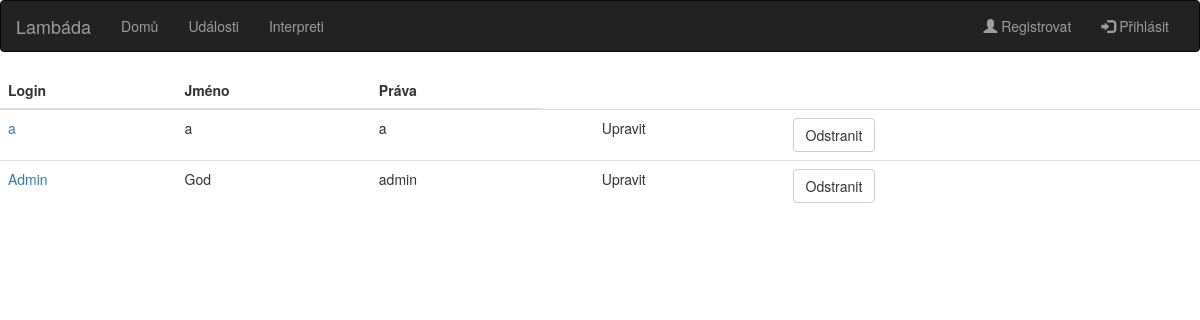
Before: /uzivatele.php with the older database file.
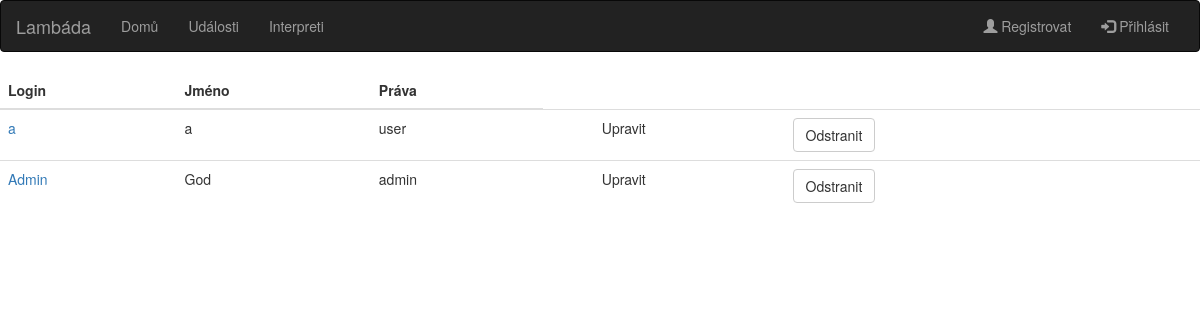
After: the same page with the newer database file.
### tables this page shows
CREATE TABLE uzivatel (
  login VARCHAR(30) NOT NULL,
  heslo VARCHAR(30) NOT NULL, 
  jmeno VARCHAR(50) NOT NULL,
  mesto VARCHAR(30),
  email VARCHAR(50) NOT NULL,
  tel_cislo VARCHAR(20),
  prava VARCHAR(10) DEFAULT 'user'
);

### uzivatele.php (the view, shortened to what this page needs)
<!DOCTYPE html>
<html>
	<head>
		<link rel="stylesheet" href="https://maxcdn.bootstrapcdn.com/bootstrap/3.3.7/css/bootstrap.min.css">
	</head>
	<body>
		<?php include 'database.php'; ?>
		<nav class="navbar navbar-inverse">
			<div class="container-fluid">
				<div class="navbar-header">
					<a class="navbar-brand" href="index.php">Lambáda</a>
				</div>
				<div class="collapse navbar-collapse" id="myNavbar">
					<ul class="nav navbar-nav">
						<li><a href="index.php">Domů</a></li>
						<li><a href="udalosti.php">Události</a></li>
						<li><a href="interpreti.php">Interpreti</a></li>
					</ul>
					<ul class="nav navbar-nav navbar-right <?php if (isset($_SESSION['uzivatel'])) echo hidden?>">
						<li><a href="registration.php"><span class="glyphicon glyphicon-user"></span> Registrovat</a></li>
						<li><a href="#" data-toggle="popover" title="Přihlášení" data-placement="bottom" data-html="true" data-content='<?=$loginForm?>'><span class="glyphicon glyphicon-log-in"></span> Přihlásit</a></li>
					</ul>
				</div>
			</div>
		</nav>
		<?php
			$sql = "SELECT * FROM uzivatel ORDER BY login";
			$result = $conn->query($sql);
			if ($result->num_rows > 0) {
				echo "<table class='table table-hover'>";
				echo "<thead><tr><th>Login</th><th>Jméno</th><th>Práva</th></tr></thead>";
				echo "<tbody>";
				while($row = $result->fetch_assoc()) {
				echo "<tr>";
				echo "<td><a href='profil.php?login=" . $row["login"] . "'>" . $row["login"] . "</a></td>";
				echo "<td>" . $row["jmeno"] . "</td>";
				echo "<td>" . $row["prava"] . "</td>";
				echo "<td>" . "" . "</td>";
				echo "<td>" . "Upravit" . "</td>";
				echo "<td><form action='' method='post'><button type='submit' name='remove' value='" . $row["login"] . "' class='btn btn-default'>Odstranit</button></form></td>";
				echo "<td>" . "" . "</td>";
				echo "<td>" . "" . "</td>";
				echo "</tr>";
				}
				echo "</tbody>";
				echo "</table>";
			}
		?>

### database.php (shortened to what this page needs)
<html>
	<head>
	</head>
	<body>
		<?php
			$loginFail = "false";
			if ($loginFail == "true"){
				$loginForm = '<div class="container">
							<form action='.$_SERVER["PHP_SELF"].' class="form-horizontal" method="post">
								<div class="form-group row">
									<label class="col-sm-2" for="username">Login:</label>
								</div>
								<div class="form-group row">
									<div class="col-sm-2">
										<input type="text" class="form-control" id="login" name="login" required>
									</div>
								</div>
								<div class="form-group row">
									<label class="col-sm-2" for="pwd">Heslo:</label>
								</div>
								<div class="form-group row">
									<div class="col-sm-2">
										<input type="password" class="form-control" id="pwdlogin" name="pwdlogin" required>
									</div>
								</div>
								<div class="form-grouop row">
									<div class="col-sm-10">
										<label class="text-danger" id="loginLabel">Špatné přihlašovací údaje!</label>
									</div>
								</div>
								<div class="form-group row">
									<div class="col-sm-10">
										<button type="submit" class="btn btn-default" name="loginBtn">Přihlásit</button>
									</div>
								</div>
							</form>
						</div>';
			} else {
				$loginForm = '<div class="container">
							<form action='.$_SERVER["PHP_SELF"].' class="form-horizontal" method="post">
								<div class="form-group row">
									<label class="col-sm-2" for="username">Login:</label>
								</div>
								<div class="form-group row">
									<div class="col-sm-2">
										<input type="text" class="form-control" id="login" name="login" required>
									</div>
								</div>
								<div class="form-group row">
									<label class="col-sm-2" for="pwd">Heslo:</label>
								</div>
								<div class="form-group row">
									<div class="col-sm-2">
										<input type="password" class="form-control" id="pwdlogin" name="pwdlogin" required>
									</div>
								</div>
								<div class="form-group row">
									<div class="col-sm-10">
										<button type="submit" class="btn btn-default" name="loginBtn">Přihlásit</button>
									</div>
								</div>
							</form>
						</div>';
			}
		?>
	</body>
</html>

Changed rows visible on the page:
changed uzivatel "a": prava "a" → "user"
